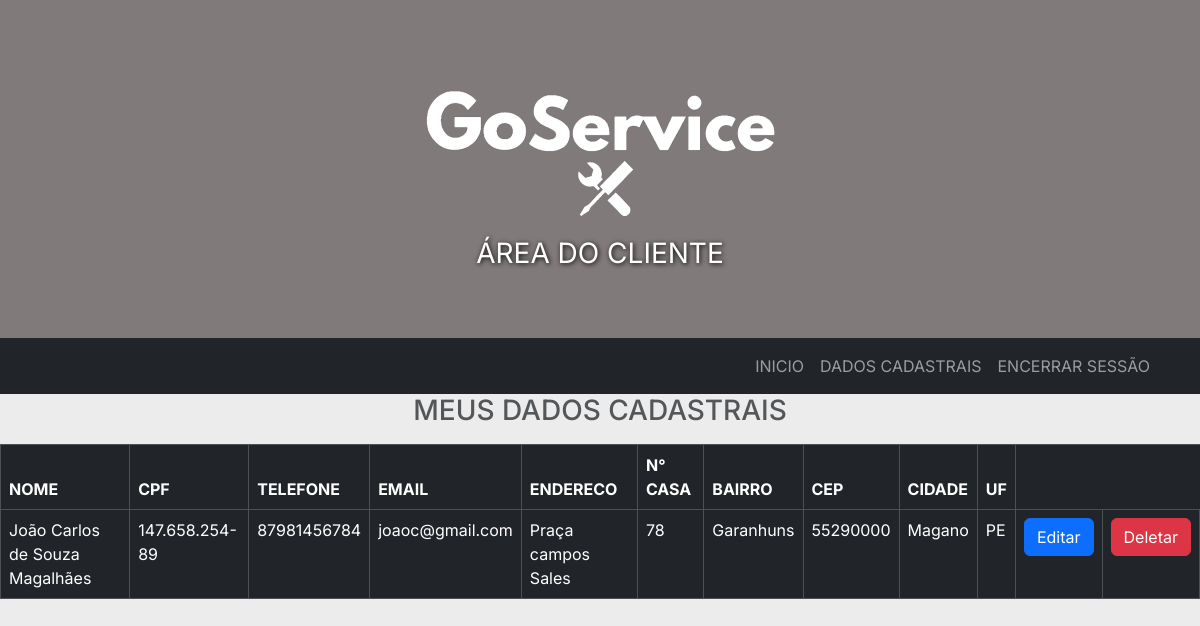
The app's page /visual_cliente (signed in) with its own data.
### tables this page shows
CREATE TABLE "clientes"(
        "ID_clientes" INTEGER PRIMARY KEY AUTOINCREMENT,
        "nome"      TEXT,
        "email"     TEXT,
        "cpf"       TEXT,
        "telefone"  TEXT,
        "rua"       TEXT,
        "numero"    TEXT,
        "bairro"    TEXT,
        "cidade"    TEXT,
        "estado"    TEXT,
        "cep"       TEXT
        );

### cliente.py (the view)
@bp_clientes.route('/visual_cliente')
def visual_cliente():
    from login import get_id_cliente
    con=sql.connect('goservice.db')
    cur=con.cursor()
    con.row_factory=sql.Row
    id_cliente = get_id_cliente()
    consulta = '''  SELECT cli.ID_clientes, cli.nome, cli.cpf, cli.telefone, cli.email, cli.rua, cli.numero, cli.bairro, cli.cep, cli.cidade, cli.estado
                    FROM clientes AS cli
                    WHERE cli.ID_clientes=?'''
    cur.execute(consulta, (id_cliente,))
    cliente = cur.fetchone()
    con.close()
    return render_template('/clientes/visual_cliente.html', datas=cliente)

### login.py (called while the page is built)
@login_manager.user_loader
def load_user(user_id):
    con = sql.connect('goservice.db')
    cur = con.cursor()
    cur.execute("SELECT * FROM loginProf WHERE username=?", (user_id,))
    user_prof = cur.fetchone()
    if user_prof:
        return User_profiss(user_prof[1])
    cur.execute("SELECT * FROM loginCli WHERE username=?", (user_id,))
    user_cli = cur.fetchone()
    if user_cli:
        return UserCliente(user_cli[1])
    return None

def get_id_cliente():
    con = sql.connect('goservice.db')
    cur = con.cursor()
    cur.execute("SELECT * FROM loginCli WHERE username=?", (current_user.id,))
    id_cli = cur.fetchone()
    return id_cli[0]

### templates/clientes/visual_cliente.html (shortened to what this page needs)
{% extends 'clientes/base/base_servicos.html' %}
{% block customCSS %}
    <link rel="stylesheet" href="{{ url_for('static', filename='css/estilosCli/estilo_servicos.css')}}" >
{% endblock %}
{% block body %}
<h3 class="text-center text-muted mb-3">MEUS DADOS CADASTRAIS</h3>
<table class="table table-bordered table-dark bg-dark tabela" >
    <thead>
      <tr>
        <th scope="col">NOME</th>
        <th scope="col">CPF</th>
        <th scope="col">TELEFONE</th>
        <th scope="col">EMAIL</th>
        <th scope="col">ENDERECO</th>
        <th scope="col">N° CASA</th>
        <th scope="col">BAIRRO</th>
        <th scope="col">CEP</th>
        <th scope="col">CIDADE</th>
        <th scope="col">UF</th>
      </tr>
    </thead>
    <tbody>
      <tr>
        <td>{{ datas[1] }}</td>
        <td>{{ datas[2] }}</td>
        <td>{{ datas[3] }}</td>
        <td>{{ datas[4] }}</td>
        <td>{{ datas[5] }}</td>
        <td>{{ datas[6] }}</td>
        <td>{{ datas[7] }}</td>
        <td>{{ datas[8] }}</td>
        <td>{{ datas[9] }}</td>
        <td>{{ datas[10] }}</td>
        <td><a href="{{url_for('clientes.edit_user', idCli=datas[0])}}" class="btn btn-primary">Editar</a></td>
        <td><a href="{{url_for('clientes.delete_user', idCli=datas[0])}}" class="btn btn-danger" onclick="return confirm('Tem certeza que deseja apagar?')">Deletar</a></td>
      </tr>
    </tbody>
  </table>
{% endblock %}

### static/css/estilosCli/estilo_servicos.css (style rules this page uses)
:root { --cor-preta: #000; --cor-branca: #FFF; --cor-cinza: #ECECEC; --cor-cinza-escuro: #CBC8C8; --azul-forte: #2f44a9; --cinza-forte: #626262; --fonte-inter: 'Inter', sans-serif; }
* { margin: 0; padding: 0; box-sizing: border-box; }
body { font-family: 'Inter', sans-serif; background-color: var(--cor-cinza); color: var(--cor-preta); }

### records on screen
clientes: nome "João Carlos de Souza Magalhães", cpf "147.658.254-89", telefone "87981456784", email "joaoc@gmail.com", rua "Praça campos Sales", numero "78", bairro "Garanhuns", cep "55290000", cidade "Magano", estado "PE"
